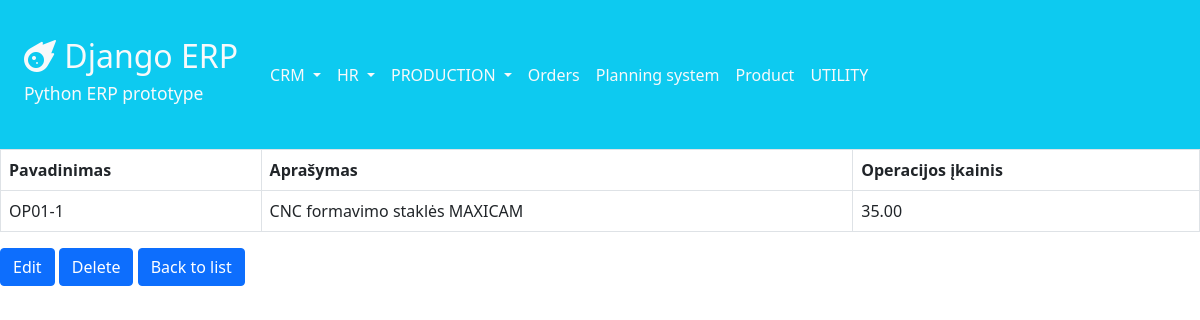
The app's page /production/operations/1/ with its own data.
### production/models.py (models this page shows, shortened)
class Operation(models.Model):
    operation_name = models.CharField(max_length=7, blank=True, null=True)
    operation_description = models.CharField(max_length=255, blank=True, null=True)
    operation_cost_h = models.DecimalField(max_digits=7, decimal_places=2)
    class Meta:
        ordering = ['operation_name']

### production/views.py (the view)
# urls.py: path('operations/<int:pk>/', views.operation_detail, name='operation_detail'),
def operation_detail(request, pk):
    operation = get_object_or_404(Operation, pk=pk)
    return render(request, 'production/operation/operation_detail.html', {'operation': operation})

### production/templates/production/operation/operation_detail.html
{% extends 'navbar.html' %}
{% block content %}
    <table class="table table-bordered">
        <thead>
        <tr>
            <th> Pavadinimas </th>
            <th> Aprašymas </th>
            <th> Operacijos įkainis </th>
        </tr>
        </thead>
        <tbody>
        <tr>
                <td>{{ operation.operation_name }}</td>
                <td>{{ operation.operation_description }}</td>
                <td>{{ operation.operation_cost_h }}</td>
        </tr>
        </tbody>
    </table>
    <a href="{% url 'production:update_operation' operation.pk %}" class="btn btn-primary">Edit</a>
    <a href="{% url 'production:delete_operation' operation.pk %}" class="btn btn-primary">Delete</a>
    <a href="{% url 'production:operation_list' %}" class="btn btn-primary">Back to list</a>
{% endblock %}

### records on screen
Operation: operation_name "OP01-1", operation_description "CNC formavimo staklės MAXICAM", operation_cost_h "35.00"
